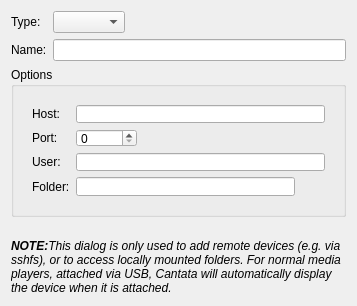
<?xml version="1.0" encoding="UTF-8"?>
<ui version="4.0">
 <class>RemoteDevicePropertiesWidget</class>
 <widget class="QWidget" name="RemoteDevicePropertiesWidget">
  <property name="geometry">
   <rect>
    <x>0</x>
    <y>0</y>
    <width>357</width>
    <height>306</height>
   </rect>
  </property>
  <layout class="QVBoxLayout" name="verticalLayout_2">
   <item>
    <layout class="QFormLayout" name="formLayout">
     <property name="fieldGrowthPolicy">
      <enum>QFormLayout::ExpandingFieldsGrow</enum>
     </property>
     <item row="0" column="0">
      <widget class="BuddyLabel" name="typeLabel">
       <property name="text">
        <string>Type:</string>
       </property>
       <property name="buddy">
        <cstring>type</cstring>
       </property>
      </widget>
     </item>
     <item row="0" column="1">
      <widget class="QComboBox" name="type"/>
     </item>
     <item row="1" column="0">
      <widget class="BuddyLabel" name="nameLabel">
       <property name="text">
        <string>Name:</string>
       </property>
       <property name="buddy">
        <cstring>name</cstring>
       </property>
      </widget>
     </item>
     <item row="1" column="1">
      <widget class="LineEdit" name="name"/>
     </item>
    </layout>
   </item>
   <item>
    <widget class="QGroupBox" name="groupBox">
     <property name="title">
      <string>Options</string>
     </property>
     <layout class="QVBoxLayout" name="verticalLayout">
      <item>
       <widget class="QStackedWidget" name="stackedWidget">
        <property name="currentIndex">
         <number>0</number>
        </property>
        <widget class="QWidget" name="page">
         <layout class="QFormLayout" name="formLayout_2">
          <property name="fieldGrowthPolicy">
           <enum>QFormLayout::ExpandingFieldsGrow</enum>
          </property>
          <item row="1" column="0">
           <widget class="BuddyLabel" name="hostLabel">
            <property name="text">
             <string>Host:</string>
            </property>
            <property name="buddy">
             <cstring>sshHost</cstring>
            </property>
           </widget>
          </item>
          <item row="1" column="1">
           <widget class="LineEdit" name="sshHost"/>
          </item>
          <item row="2" column="0">
           <widget class="BuddyLabel" name="portLabel">
            <property name="text">
             <string>Port:</string>
            </property>
            <property name="buddy">
             <cstring>sshPort</cstring>
            </property>
           </widget>
          </item>
          <item row="2" column="1">
           <widget class="QSpinBox" name="sshPort">
            <property name="maximum">
             <number>65535</number>
            </property>
           </widget>
          </item>
          <item row="3" column="0">
           <widget class="BuddyLabel" name="userLabel">
            <property name="text">
             <string>User:</string>
            </property>
            <property name="buddy">
             <cstring>sshUser</cstring>
            </property>
           </widget>
          </item>
          <item row="3" column="1">
           <widget class="LineEdit" name="sshUser"/>
          </item>
          <item row="4" column="0">
           <widget class="BuddyLabel" name="folderLabel">
            <property name="text">
             <string>Folder:</string>
            </property>
            <property name="buddy">
             <cstring>sshFolder</cstring>
            </property>
           </widget>
          </item>
          <item row="4" column="1">
           <layout class="QHBoxLayout" name="folderLayout">
            <item>
             <widget class="LineEdit" name="sshFolder"/>
            </item>
            <item>
             <widget class="QToolButton" name="sshFolderButton">
              <property name="autoRaise">
               <bool>true</bool>
              </property>
             </widget>
            </item>
           </layout>
          </item>
         </layout>
        </widget>
        <widget class="QWidget" name="page_2">
         <layout class="QFormLayout" name="formLayout_3">
          <item row="0" column="0">
           <widget class="QLabel" name="label">
            <property name="text">
             <string>Folder:</string>
            </property>
            <property name="buddy">
             <cstring>fileFolder</cstring>
            </property>
           </widget>
          </item>
          <item row="0" column="1">
           <widget class="KUrlRequester" name="fileFolder"/>
          </item>
         </layout>
        </widget>
        <widget class="QWidget" name="page_3">
         <layout class="QFormLayout" name="formLayout_4">
          <item row="0" column="0">
           <widget class="QLabel" name="label_2">
            <property name="text">
             <string>URL:</string>
            </property>
            <property name="buddy">
             <cstring>kioUrl</cstring>
            </property>
           </widget>
          </item>
          <item row="0" column="1">
           <widget class="KUrlRequester" name="kioUrl"/>
          </item>
         </layout>
        </widget>
       </widget>
      </item>
     </layout>
    </widget>
   </item>
   <item>
    <spacer name="verticalSpacer">
     <property name="orientation">
      <enum>Qt::Vertical</enum>
     </property>
     <property name="sizeType">
      <enum>QSizePolicy::MinimumExpanding</enum>
     </property>
     <property name="sizeHint" stdset="0">
      <size>
       <width>20</width>
       <height>16</height>
      </size>
     </property>
    </spacer>
   </item>
   <item>
    <widget class="QLabel" name="infoLabel">
     <property name="sizePolicy">
      <sizepolicy hsizetype="Preferred" vsizetype="Maximum">
       <horstretch>0</horstretch>
       <verstretch>0</verstretch>
      </sizepolicy>
     </property>
     <property name="text">
      <string>&lt;i&gt;&lt;b&gt;NOTE:&lt;/b&gt;This dialog is only used to add remote devices (e.g. via sshfs), or to access locally mounted folders. For normal media players, attached via USB, Cantata will automatically display the device when it is attached.&lt;/i&gt;</string>
     </property>
     <property name="alignment">
      <set>Qt::AlignLeading|Qt::AlignLeft|Qt::AlignTop</set>
     </property>
     <property name="wordWrap">
      <bool>true</bool>
     </property>
    </widget>
   </item>
  </layout>
 </widget>
 <customwidgets>
  <customwidget>
   <class>KUrlRequester</class>
   <extends>QFrame</extends>
   <header>kurlrequester.h</header>
  </customwidget>
  <customwidget>
   <class>LineEdit</class>
   <extends>QLineEdit</extends>
   <header>lineedit.h</header>
  </customwidget>
  <customwidget>
   <class>BuddyLabel</class>
   <extends>QLabel</extends>
   <header>buddylabel.h</header>
  </customwidget>
 </customwidgets>
 <tabstops>
  <tabstop>type</tabstop>
 </tabstops>
 <resources/>
 <connections>
  <connection>
   <sender>type</sender>
   <signal>activated(int)</signal>
   <receiver>stackedWidget</receiver>
   <slot>setCurrentIndex(int)</slot>
   <hints>
    <hint type="sourcelabel">
     <x>65</x>
     <y>22</y>
    </hint>
    <hint type="destinationlabel">
     <x>101</x>
     <y>94</y>
    </hint>
   </hints>
  </connection>
 </connections>
</ui>
